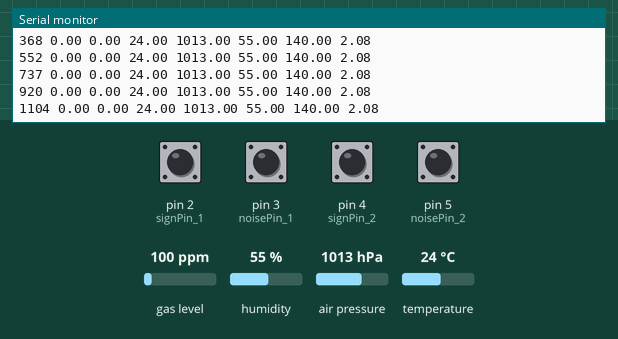
Recording of a sketch running on a simulated Arduino Nano, built with avr-gcc and run on an emulated ATmega328P. Shown: the last lines printed to the serial monitor. The inputs (shaded band) are chosen by the test bench; at power-on: pin 2 (signPin_1), pin 3 (noisePin_1), pin 4 (signPin_2), pin 5 (noisePin_2) HIGH, gas level 100 ppm, air pressure 1013 hPa, humidity 55 %, temperature 24 °C.

Above: at 1.2 s.
1.3 s: gas level set to 20 ppm
At 1.47 s:
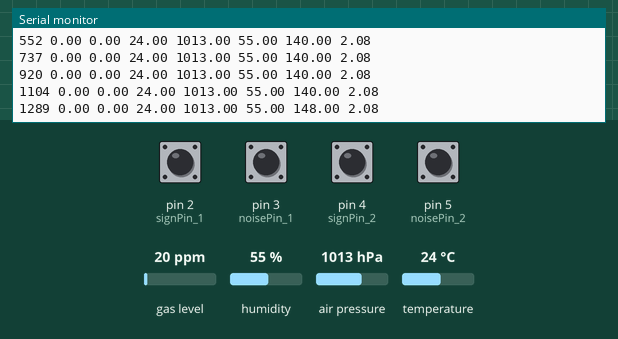
4.3 s: pin 3 (noisePin_1) pulled LOW for 1 s
At 5.15 s:
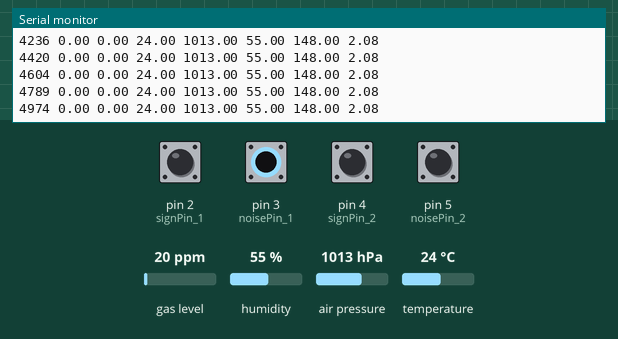
8.3 s: pin 2 (signPin_1) pulled LOW for 0.15 s
At 8.47 s:
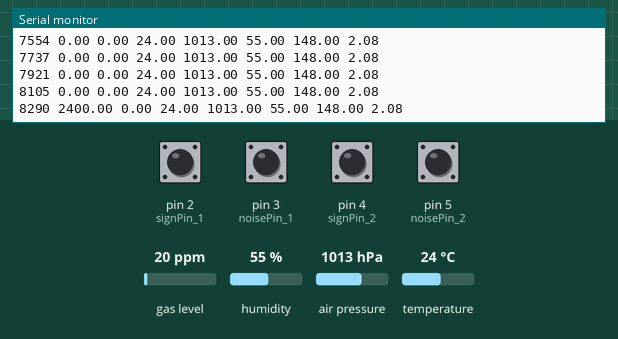
11.4 s: pin 4 (signPin_2) pulled LOW for 0.15 s
At 11.6 s:
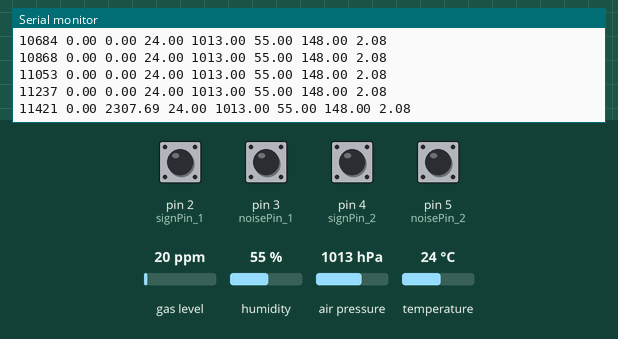
14.5 s: pin 5 (noisePin_2) pulled LOW for 0.15 s
At 14.92 s:
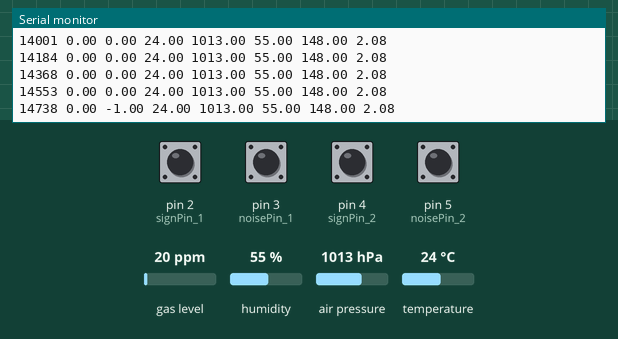
17.6 s: air pressure set to 1000 hPa
At 17.68 s:
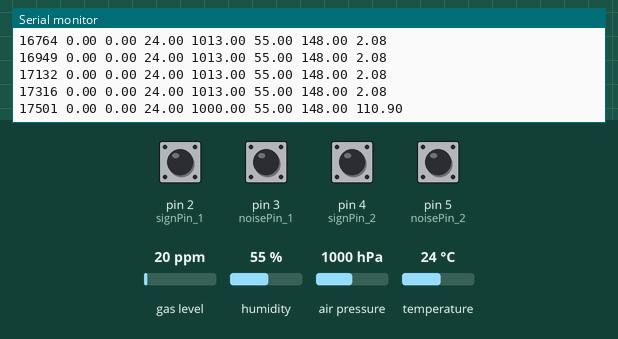
Timing chart, 0 to 20.6 s (numbered marks = the images above; inputs shaded):
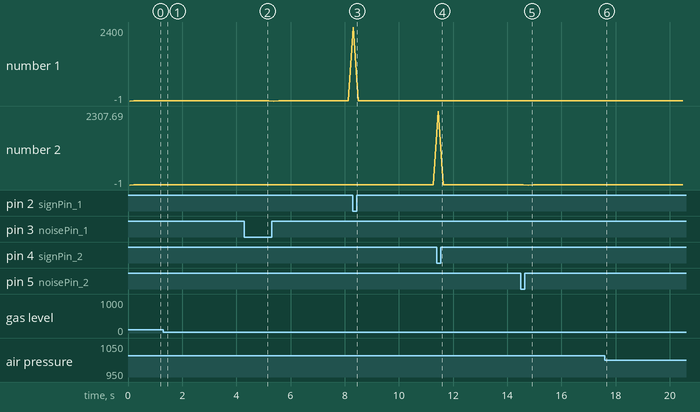

The sketch:

F20GEIGER_SIMPLE.ino
```cpp
#include <Wire.h>
#include <Adafruit_Sensor.h>
#include "Adafruit_BME680.h"

#define BME_SCK 13
#define BME_MISO 12
#define BME_MOSI 11
#define BME_CS 10

#define SEALEVELPRESSURE_HPA (1013.25)

Adafruit_BME680 bme; // I2C

// INITIALIZE HARDWARE
int signPin_1 = 2;
int noisePin_1 = 3;
int signPin_2 = 4;
int noisePin_2 = 5;

// MEASURMENT VARIAVLES
int sign_1 = 0;
int noise_1 = 0;
int sign_2 = 0;
int noise_2 = 0;
int sON_1 = 0;
int nON_1 = 0;
int sON_2 = 0;
int nON_2 = 0;
int signCount_1 = 0;
int noiseCount_1 = 0;
int signCount_2 = 0;
int noiseCount_2 = 0;

// TIME VARIABLES
unsigned long int total_time = 0;
unsigned long int currTime = 0;
unsigned long int prevTime = 0;
unsigned int diffTime = 0;
long int loop_index = 0;
// CPM

double cpm_1 = 0;
double cpm_2 = 0;

void setup() {
  //Serial setup
  //9600bps
  Serial.begin(9600);

  //PIN setting for Radiation Pulse
  pinMode(signPin_1, INPUT);
  digitalWrite(signPin_1, HIGH);
  pinMode(signPin_2, INPUT);
  digitalWrite(signPin_2, HIGH);

  //PIN setting for Noise Pulse
  pinMode(noisePin_1, INPUT);
  digitalWrite(noisePin_1, HIGH);
  pinMode(noisePin_2, INPUT);
  digitalWrite(noisePin_2, HIGH);

  prevTime = millis();

  // INITIALIZE SERIAL OUTOUT
  Serial.println("[time, ms] [GC CPM_1] [GC CPM_2] [*C] [hPa] [%] [KOhms] [m]");

  // INITIALIZE BME
  if (!bme.begin()) {
    Serial.println("Could not find a valid BME680 sensor, check wiring!");
  }

  // Set up oversampling and filter initialization
  bme.setTemperatureOversampling(BME680_OS_8X);
  bme.setHumidityOversampling(BME680_OS_2X);
  bme.setPressureOversampling(BME680_OS_4X);
  bme.setIIRFilterSize(BME680_FILTER_SIZE_3);
  bme.setGasHeater(320, 150); // 320*C for 150 ms
}

void loop() {
    //////////////
    // GEIGER 1 //
    //////////////
   // Raw data of Radiation Pulse: Not-detected -> High, Detected -> Low
  int sign_1 = digitalRead(signPin_1);
  int noise_1 = digitalRead(noisePin_1);
   //Radiation Pulse normally keeps low for about 100[usec]
  if (sign_1 == 0 && sON_1 == 0)
  { //Deactivate Radiation Pulse counting for a while
    sON_1 = 1;
    signCount_1++;
  } else if (sign_1 == 1 && sON_1 == 1) {
    sON_1 = 0;
  }
  //Noise Pulse normally keeps high for about 100[usec]
  if (noise_1 == 1 && nON_1 == 0)
  { //Deactivate Noise Pulse counting for a while
    nON_1 = 1;
    noiseCount_1++;
  } else if (noise_1 == 0 && nON_1 == 1) {
    nON_1 = 0;
  }

     //////////////
    // GEIGER 2 //
    //////////////
  // Raw data of Noise Pulse: Not-detected -> Low, Detected -> High
  int sign_2 = digitalRead(signPin_2);
  int noise_2 = digitalRead(noisePin_2);
   //Radiation Pulse normally keeps low for about 100[usec]
  if (sign_2 == 0 && sON_2 == 0)
  { //Deactivate Radiation Pulse counting for a while
    sON_2 = 1;
    signCount_2++;
  } else if (sign_2 == 1 && sON_2 == 1) {
    sON_2 = 0;
  }
  //Noise Pulse normally keeps high for about 100[usec]
  if (noise_2 == 1 && nON_2 == 0)
  { //Deactivate Noise Pulse counting for a while
    nON_2 = 1;
    noiseCount_2++;
  } else if (noise_2 == 0 && nON_2 == 1) {
    nON_2 = 0;
  }

  //Output readings to serial port, after 10000 loops
  if (loop_index == 1000) //About 100 * 160-170 msec in Arduino Nano(ATmega328)
  {
    //Get current time
    currTime = millis();

    // GEIGER 1
    //No noise detected in 10000 loops
    if (noiseCount_1 == 0)
    {
      diffTime = currTime - prevTime;
      cpm_1 = ((1.0 * signCount_1) / diffTime) * 60000.0;
    }
    else {
      cpm_1 = -1;
    }

    // GEIGER 2
    //No noise detected in 10000 loops
    if (noiseCount_2 == 0)
    {
      diffTime = currTime - prevTime;
      cpm_2 = ((1.0 * signCount_2) / diffTime) * 60000.0;
    }
    else {
      cpm_2 = -1;
    }

    // PRINT DATA TO SERIAL MONITOR
    Serial.print(total_time);
    Serial.print(" ");
    Serial.print(cpm_1);
    Serial.print(" ");
    Serial.print(cpm_2);
    Serial.print(" ");

    // BME DATA
    if (! bme.performReading()) {
      Serial.println("-1 -1 -1 -1 -1");
    }
    else {
      //Serial.print("Temperature = ");
      Serial.print(bme.temperature);
      //Serial.println(" *C");
      Serial.print(" ");

      //Serial.print("Pressure = ");
      Serial.print(bme.pressure / 100.0);
      //Serial.println(" hPa");
      Serial.print(" ");

      //Serial.print("Humidity = ");
      Serial.print(bme.humidity);
      //Serial.println(" %");
      Serial.print(" ");

      //Serial.print("Gas = ");
      Serial.print(bme.gas_resistance / 1000.0);
      //Serial.println(" KOhms");
      Serial.print(" ");

      //Serial.print("Approx. Altitude = ");
      Serial.print(bme.readAltitude(SEALEVELPRESSURE_HPA));
      //Serial.println(" m");
      Serial.println("");

    }

    // RESET VARIABLES
    cpm_1 = 0;
    cpm_2 = 0;
    noiseCount_1 = 0;
    signCount_1 = 0;
    noiseCount_2 = 0;
    signCount_2 = 0;
    loop_index = 0;
    prevTime = millis();
    total_time = millis();
  }
  loop_index++;
}
```

Measured:
- after the input at 1.3 s, the serial monitor: prints a new line at once (image 1)
- after the input at 4.3 s, the serial monitor: prints a new line after 0.71 s (image 2)
- after the input at 8.3 s, the serial monitor: prints a new line at once (image 3)
- after the input at 11.4 s, the serial monitor: prints a new line after 0.05 s (image 4)
- after the input at 14.5 s, the serial monitor: prints a new line after 0.27 s (image 5)
